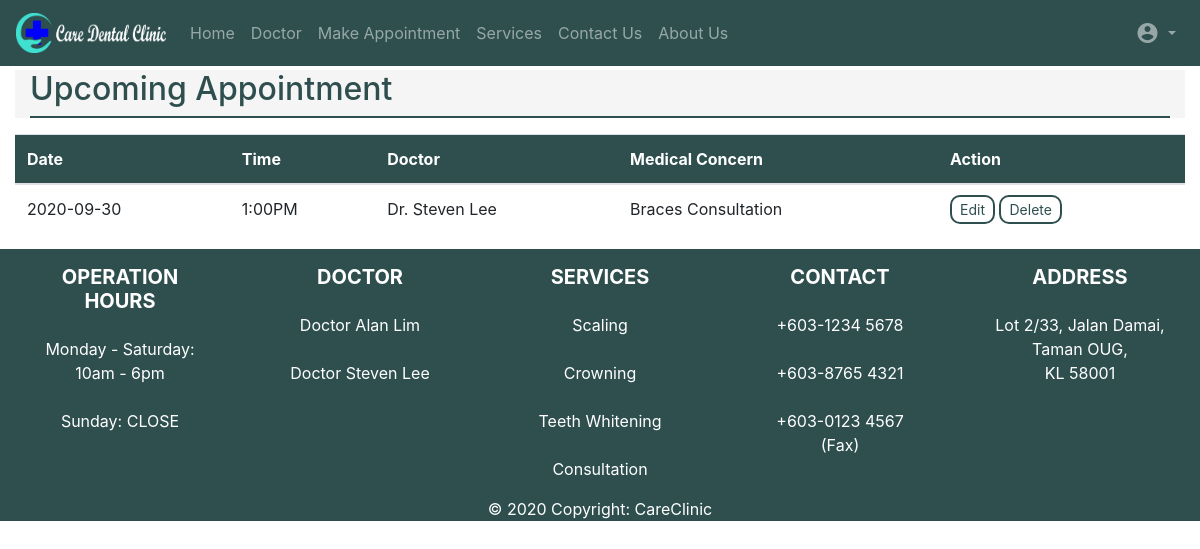
The page /MyAppointmentPage.php (signed in) on the database its author committed.
### tables this page shows
CREATE TABLE IF NOT EXISTS `appointment` (
  `AppointmentID` int NOT NULL AUTO_INCREMENT,
  `LoginID` varchar(250) NOT NULL,
  `Date` varchar(250) NOT NULL,
  `Time_Slot` varchar(250) NOT NULL,
  `Doctor_Name` varchar(250) NOT NULL,
  `Medical_Concern` longtext NOT NULL,
  `Status` int NOT NULL,
  PRIMARY KEY (`AppointmentID`)
);

### includes/autoLoad.php (called while the page is built, shortened)
<?php
    function autoLoader ($className) {
      $path = 'classes/';
      $extension = '.class.php';
      $fileName = $path . $className . $extension;
    }
?>

### classes/dbh.class.php (called while the page is built, shortened)
<?php
class Dbh {
    private $dbHost = 'localhost';
    private $dbUser = 'root';
    private $dbPass = '';
    private $dbName = 'careclinic';
    protected function connect() {
        $this->conn = new mysqli($this->dbHost , $this->dbUser , $this->dbPass , $this->dbName);
        $this->conn->set_charset('utf8mb4');
        return $this->conn;
    }
}
?>

### classes/appoint.class.php (called while the page is built, shortened)
<?php
class Appoint extends Dbh {
    protected function getMyAppointment($loginID) {
        $sql = "SELECT * FROM appointment WHERE LoginID = ? AND Date >= CURDATE() AND Status = ? ";
        $status = 0;
        $stmt = $this->connect()->prepare($sql);
        $stmt->bind_param('si' , $loginID , $status);
        $stmt->execute();
        $results = $stmt->get_result();
        $row = $results->fetch_all(MYSQLI_ASSOC);
        return $row;
    }
}
?>

### classes/viewappoint.class.php (called while the page is built, shortened)
<?php
class ViewAppoint extends Appoint {
    public function showMyAppointment($loginID) {
        $result = $this->getMyAppointment($loginID);
        return $result;
    }
}
?>

### MyAppointmentPage.php (the view, shortened to what this page needs)
<?php
if(isset($_SESSION['role'])) {
    if($_SESSION['role'] === 'Patient') {
        session_abort(); ?>
        <?php $page = ''; require("Head(patient).php"); ?>
<body>
    <div class="container-fluid">
    <div class="col-md-12 bg-custom">
        <h2>Upcoming Appointment</h2>
        <hr class="hr-green mt-0">
    </div>
            <?php
                if (isset($_SESSION['loginID'])) {
                    include_once('includes/autoLoad.php');
                    $loginID = $_SESSION['loginID'];
                    $appointment = new ViewAppoint;
                    $printAppoint = $appointment->showMyAppointment($loginID);
                    if(!empty($printAppoint)) {
                        echo'
                        <table class="table" id="UpcomingAppointment" data-card-width="768">
                        <thead>
                            <tr>
                                <th data-card-title>Date</th>
                                <th>Time</th>
                                <th>Doctor</th>
                                <th>Medical Concern</th>
                                <th style="display :none;">Appointment ID</th>
                                <th data-card-footer>Action</th>
                            </tr>
                        </thead>
                        <tbody>';
                        foreach ($printAppoint as $appointList) {
                            echo "<tr>";
                            echo "<td id='date'>" . $appointList['Date'] . "</td>";
                            echo "<td>" . $appointList['Time_Slot'] . "</td>";
                            echo "<td> Dr. " . $appointList['Doctor_Name'] . "</td>";
                            echo "<td>" . $appointList['Medical_Concern'] . "</td>";
                            echo "<td id='appointmentid' style='display :none;'>" . $appointList['AppointmentID'] . "</td>"; ?>
                            <td><a class="btn-sm button-l" href="\wdt\EditAppointmentPage.php?id=<?php echo $appointList["AppointmentID"]; ?>">Edit</a>
                            <a data-toggle="modal" data-target="#delete" class="btn-sm button-l deletebtn">Delete</a></td>
                  <?php      }
                    }
                }
                else {
                    header("Location: index.php");
                }
            ?>
            </tbody>
        </table>
    </div>
</body>
<?php require("Footer(Patient).php"); ?>
<?php    } else {
    Header("location: index.php");
    exit();
}
}
else {
    Header("location: index.php");
    exit();
}
?>

### CSS/Custom.css (style rules this page uses)
.bg-custom { background-color: whitesmoke; color: #2F4F4F; }
.hr-green { background-color: #2F4F4F; border-width: 0px; height: 2px; }
.button-l { border: 2px solid #2F4F4F; color: #2F4F4F; background-color: transparent; text-align: center; transition-duration: 0.4s; cursor: pointer; border-radius: 10px; outline:none; text-decoration: none; }
th { background-color: #2F4F4F; color: white; }

### rows shown on the page
appointment: Date "2020-09-30", Time_Slot "1:00PM", Doctor_Name "Steven Lee", Medical_Concern "Braces Consultation"
